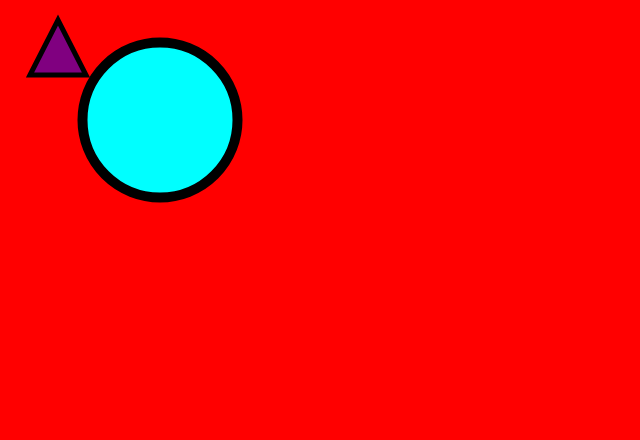
Frame 1 (no input)
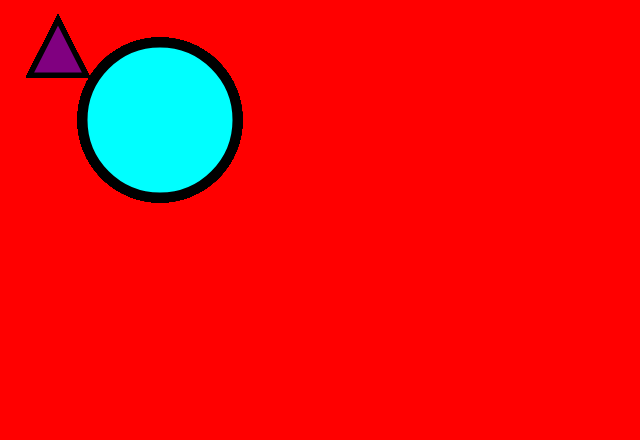
Frame 60 (no input)
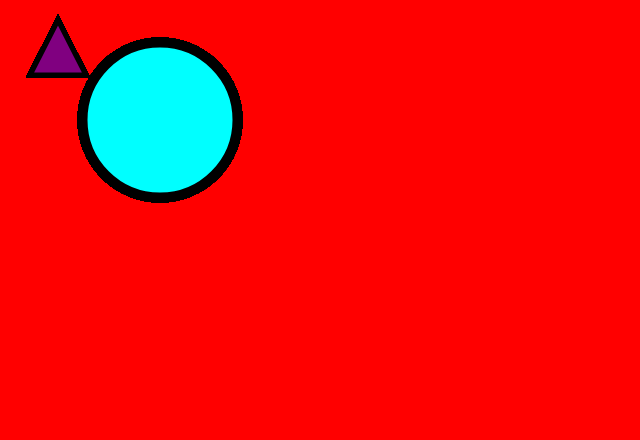
Frame 120 (the mouse pressed at the canvas centre since frame 60)

The p5.js sketch that drew these frames (run headless with seeded random() and noise() and a simulated clock; from frame 60 on, the mouse is pressed at the canvas centre):

// p5.js sketch
// ── sketch.js
function setup() {
  createCanvas(640, 440); // canvas created
  background('red');
  console.log('Emel'); // console set to read Emel
  
}

function draw() {
  fill('aqua'); // selected aqua as the color for ellipse
  strokeWeight(10);// change the border of the ellipse 
  ellipse(160, 120, 155,155) // sizing ellipse
  
  fill('purple'); // selected aqua as the color for triangle
  strokeWeight(5); // changed the border of the triangle 
  triangle( 30, 75, 58, 20, 86, 75); // sizing triangle
  
  
  
}
